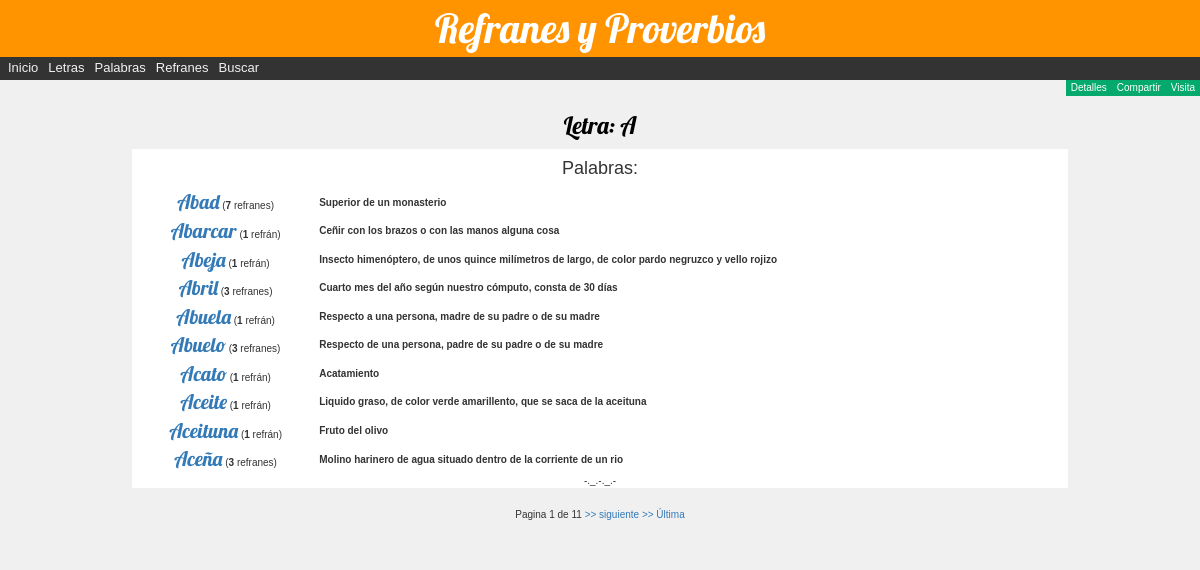
/refran/letras/60058568-cc1c-46d9-a2ff-b0916d9a4d54, run on the app's committed database.
### refran/models.py (models this page shows, shortened)
class Letra(models.Model):
   id = models.UUIDField(
        primary_key=True,
        default=uuid.uuid4,
        )
   letra = models.CharField(
           'Letra',
           max_length=1,
           unique=True,
           )
   class Meta:
      ordering = ['letra']

class Palabra(models.Model):
   id = models.UUIDField(
        primary_key=True,
        default=uuid.uuid4,
        )
   palabra = models.CharField(
             'Palabra',
             max_length=31,
             )
   significado = models.TextField(
             'Significado',
             max_length=352,
             default="",
             )
   fecha = models.DateField(
           'Registrada',
           default=date.today,
           null=True,
           blank=True
           )
   letra = models.ForeignKey(
           'Letra',
           on_delete=models.RESTRICT,
           null=False
           )
   origen = models.ForeignKey(
            'Origen',
            on_delete=models.RESTRICT,
            null=True
            )
   creador = models.ForeignKey(
             settings.AUTH_USER_MODEL,
             on_delete=models.SET_NULL,
             null=True,
             blank=True
             )
   ESTADOS = (
         ('r', 'Revisión'),
         ('a', 'Aprobada'),
      )
   estado = models.CharField(
            'Estado',
            max_length=1,
            choices=ESTADOS,
            blank=True,
            default='r',
            )
   class Meta:
       ordering = ['palabra','letra','origen','fecha']
   def get_absolute_url(self):
      return reverse ('palabra-detalle', args=[str(self.id)])

### refran/views.py (the view)
# urls.py: path('letras/<uuid:pk>', views.LetraDetailView.as_view(), name='letra-detalle'),
class LetraDetailView(generic.DetailView, MultipleObjectMixin):
   model = Letra
   template = "refran/letra_detail.html"
   paginate_by = 10
   def get_context_data(self, **kwargs):
      object_list = Palabra.objects.filter(letra=self.get_object())
      context = super(LetraDetailView, self).get_context_data(object_list=object_list, **kwargs)
      return context

### refran/templates/refran/letra_detail.html (shortened to what this page needs)
{% extends "base_generic.html" %}
{% block content %}
<div class="col-sm-12">
   <div class="titulo_pag">
      <h3>Letra:<span class="letra"> {{ letra.letra }} </span></h3>
   </div>
   <div id="contenido">
   <section>
      <article>
         {% if object_list %}
            <h4>Palabras:</h4>
            <table border="0" width="100%">
            {% for palabra in object_list %}
               <tr>
               <td align="center" width="20%">
               <a class="palabra" href="{{ palabra.get_absolute_url }}">{{ palabra.palabra }}</a>
               {% if palabra.refran_set.all %}
                  (<strong>{{ palabra.refran_set.count }}</strong> {% if palabra.refran_set.count == 1 %} refrán{% else %}refranes{% endif %})
               {% else %}
                 (sin refranes)
               {% endif %}
               </td>
               <td align="left" width="80%">
               <strong> {{ palabra.significado }}</strong>
               </td>
               </tr>
            {% endfor %}
            <tr><td colspan="2">-._.-._.-</td></tr>
            </table>
         {% else %}
            <p>Letra sin palabras</p>
         {% endif %}
      </article>
   </section>
   </div>
</div>
{% endblock %}

### refran/static/css/estilos.css (style rules this page uses)
body { margin:0; font-family: Arial, Helvetica, sans-serif; background-color:#f0f0f0; font-size:100%; margin:0; padding:0; border:0; }
.titulo_pag { font-family:Lobster; color:#000000; z-index:1; position:relative; text-align:center; font-size:2.5em; padding-top:0.5em; }
#contenido { width:80%; margin: 0 auto; x_background-color:#f9f9f2; x_border-radius: 5rem 5rem 5rem 5rem; }
section { x_border-radius: 5rem 5rem 5rem 5rem; }
article { x_-webkit-box-sizing:border-box; x_-moz-box-sizing:border-box; x_box-sizing:border-box; float:left; height:100%; width:100%; background-color:white; padding:0px; text-align:center; x_border-color:red; x_border-style:double; x_border-radius: 5rem 5rem 5rem 5rem; }
.palabra { margin-top: 5px; margin-botton: 5px; font-family: 'Lobster'; font-size: 15pt; }
.letra { margin-top: 10px; margin-botton: 15px; font-family: 'Lobster'; font-size: 16pt; }
h3 .letra { font-size: 18pt; }

### data on the page
Letra: letra "A"
Palabra: palabra "Abad", refran_set.count "7", shows "refranes", significado "Superior de un monasterio"
Palabra: palabra "Abarcar", refran_set.count "1", shows "refrán", significado "Ceñir con los brazos o con las manos alguna cosa"
Palabra: palabra "Abeja", refran_set.count "1", shows "refrán", significado "Insecto himenóptero, de unos quince milímetros de largo, de color pardo negruzco y vello rojizo"
Palabra: palabra "Abril", refran_set.count "3", shows "refranes", significado "Cuarto mes del año según nuestro cómputo, consta de 30 días"
Palabra: palabra "Abuela", refran_set.count "1", shows "refrán", significado "Respecto a una persona, madre de su padre o de su madre"
Palabra: palabra "Abuelo", refran_set.count "3", shows "refranes", significado "Respecto de una persona, padre de su padre o de su madre"
Palabra: palabra "Acato", refran_set.count "1", shows "refrán", significado "Acatamiento"
Palabra: palabra "Aceite", refran_set.count "1", shows "refrán", significado "Liquido graso, de color verde amarillento, que se saca de la aceituna"
Palabra: palabra "Aceituna", refran_set.count "1", shows "refrán", significado "Fruto del olivo"
Palabra: palabra "Aceña", refran_set.count "3", shows "refranes", significado "Molino harinero de agua situado dentro de la corriente de un rio"

### other printed values
{{ page_obj.number }} "1"
{{ page_obj.paginator.num_pages }} "11"
